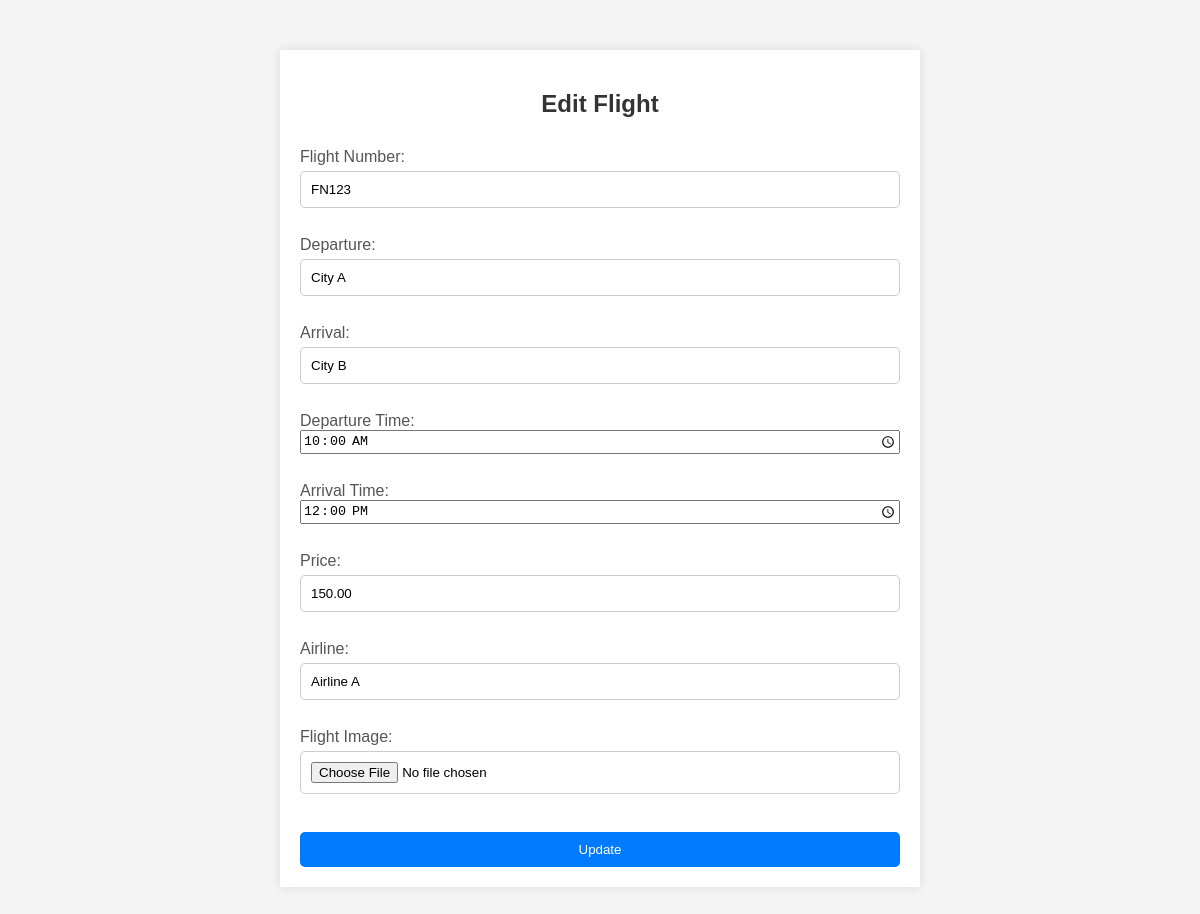
The page /edit.php?id=1&type=flight on the database its author committed.
### tables this page shows
CREATE TABLE Flights (
    FlightID INT PRIMARY KEY AUTO_INCREMENT,
    FlightNumber VARCHAR(50) NOT NULL,
    Departure VARCHAR(100) NOT NULL,
    Arrival VARCHAR(100) NOT NULL,
    DepartureTime TIME NOT NULL,
    ArrivalTime TIME NOT NULL,
    Price DECIMAL(10, 2),
    Airline VARCHAR(100) NOT NULL,
    FlightImage VARCHAR(255)
);

### edit.php (the view, shortened to what this page needs)
<?php
$servername = "127.0.0.1";
$username = "root";
$password = "";
$dbname = "travel_bliss";
$conn = new mysqli($servername, $username, $password, $dbname);
if (isset($_GET['id']) && isset($_GET['type'])) {
    $id = $_GET['id'];
    $type = $_GET['type'];
    if ($type == 'user') {
        $sql = "SELECT * FROM Users WHERE UserID = $id";
        $result = $conn->query($sql);
        $user = $result->fetch_assoc();
    } elseif ($type == 'flight') {
        $sql = "SELECT * FROM Flights WHERE FlightID = $id";
        $result = $conn->query($sql);
        $flight = $result->fetch_assoc();
    } elseif ($type == 'hotel') {
        $sql = "SELECT * FROM Hotels WHERE HotelID = $id";
        $result = $conn->query($sql);
        $hotel = $result->fetch_assoc();
    } elseif ($type == 'package') {
        $sql = "SELECT * FROM Packages WHERE PackageID = $id";
        $result = $conn->query($sql);
        $package = $result->fetch_assoc();
    }
}
?>
<!DOCTYPE html>
<html lang="en">
<head>
    <link rel="stylesheet" href="css/styles.css">
    <link rel="stylesheet" href="css/register.css">
</head>
<body>
    <section>
        <h1>Edit <?php echo ucfirst($type); ?></h1>
        <form action="edit.php" method="post" enctype="multipart/form-data">
            <?php if ($type == 'user'): ?>
                <label for="name">Name:</label>
                <input type="text" id="name" name="name" value="<?php echo $user['Username']; ?>" required><br>
                <label for="email">Email:</label>
                <input type="email" id="email" name="email" value="<?php echo $user['Email']; ?>" required><br>
                <label for="sex">Sex:</label>
                <select id="sex" name="sex" required>
                    <option value="male" <?php if ($user['Sex'] == 'male') echo 'selected'; ?>>Male</option>
                    <option value="female" <?php if ($user['Sex'] == 'female') echo 'selected'; ?>>Female</option>
                    <option value="other" <?php if ($user['Sex'] == 'other') echo 'selected'; ?>>Other</option>
                </select><br>
                <label for="age">Age:</label>
                <input type="number" id="age" name="age" value="<?php echo $user['Age']; ?>" required><br>
                <label for="username">Username:</label>
                <input type="text" id="username" name="username" value="<?php echo $user['Username']; ?>" required><br>
                <label for="profile_picture">Profile Picture:</label>
                <input type="file" id="profile_picture" name="profile_picture"><br>
            <?php elseif ($type == 'flight'): ?>
                <label for="flight-number">Flight Number:</label>
                <input type="text" id="flight-number" name="flight-number" value="<?php echo $flight['FlightNumber']; ?>" required><br>
                <label for="departure">Departure:</label>
                <input type="text" id="departure" name="departure" value="<?php echo $flight['Departure']; ?>" required><br>
                <label for="arrival">Arrival:</label>
                <input type="text" id="arrival" name="arrival" value="<?php echo $flight['Arrival']; ?>" required><br>
                <label for="departure-time">Departure Time:</label>
                <input type="time" id="departure-time" name="departure-time" value="<?php echo $flight['DepartureTime']; ?>" required><br>
                <label for="arrival-time">Arrival Time:</label>
                <input type="time" id="arrival-time" name="arrival-time" value="<?php echo $flight['ArrivalTime']; ?>" required><br>
                <label for="price">Price:</label>
                <input type="text" id="price" name="price" value="<?php echo $flight['Price']; ?>" required><br>
                <label for="airline">Airline:</label>
                <input type="text" id="airline" name="airline" value="<?php echo $flight['Airline']; ?>" required><br>
                <label for="flight-image">Flight Image:</label>
                <input type="file" id="flight-image" name="flight-image"><br>
            <?php endif; ?>
            <input type="submit" value="Update">
        </form>
    </section>
</body>
</html>

### css/styles.css (style rules this page uses)
body { margin: 0; padding: 0; font-family: Arial, sans-serif; }

### css/register.css (style rules this page uses)
body { font-family: Arial, sans-serif; background-color: #f4f4f4; margin: 0; padding: 0; }
section { max-width: 600px; margin: 50px auto; padding: 20px; background-color: white; box-shadow: 0 0 10px rgba(0, 0, 0, 0.1); }
h1 { text-align: center; color: #333; }
form { display: flex; flex-direction: column; }
label { margin-top: 10px; color: #555; }
input[type="text"], input[type="email"], input[type="number"], input[type="password"], select, input[type="file"] { padding: 10px; margin-top: 5px; border: 1px solid #ccc; border-radius: 5px; }
input[type="submit"] { margin-top: 20px; padding: 10px; background-color: #007BFF; color: white; border: none; border-radius: 5px; cursor: pointer; }

### rows shown on the page
flights: flight-number "FN123", departure "City A", arrival "City B", departure-time "10:00:00", arrival-time "12:00:00", price "150.00", airline "Airline A"

### other values the page prints
$type "Flight"
